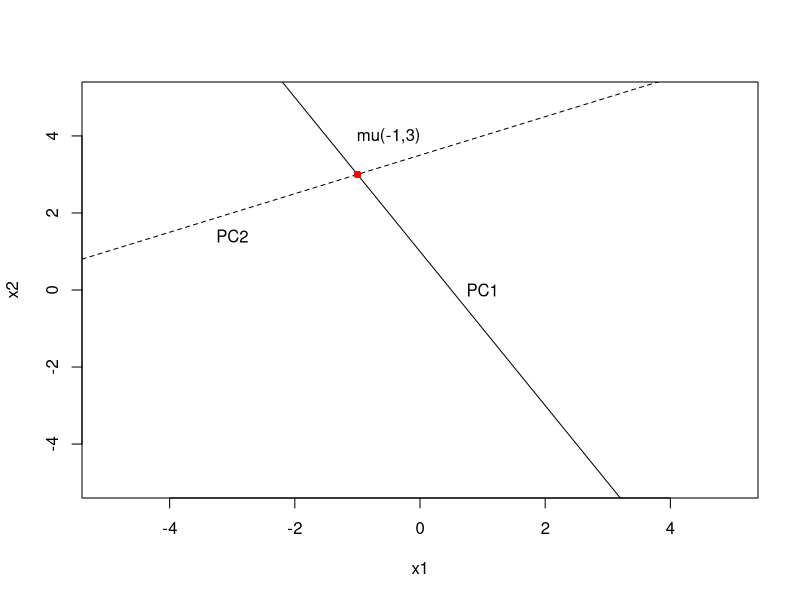
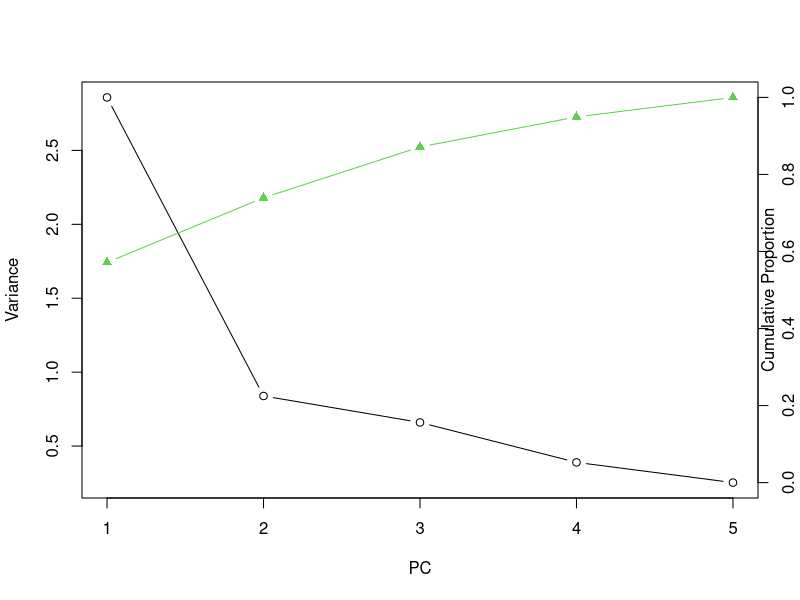

These charts were generated, in order, by the following R code:
## ---- chunk 1

## ---- chunk 2
mu = matrix(c(-1, 3), nrow = 2, ncol = 1)
cov_sig = matrix(c(2, -2, -2, 5), nrow = 2, ncol = 2)

values = eigen(cov_sig)$values
ev = eigen(cov_sig)$vectors

sd_pc <- sqrt(values)

pc1_axis <- ev[,1] * sd_pc[1]
pc2_axis <- ev[,2] * sd_pc[2]


# Calculate intercepts.
a  = mu[2] - ev[2,1]/ev[1,1]* mu[1]
b  = mu[2] - ev[2,2]/ev[1,2]* mu[1]


plot(1,type="n", xlim=c(-5,5),ylim=c(-5,5), xlab="x1", ylab="x2")
#Draw lines with intercepts a and b and slopes PC1 and PC2, respectively;
abline(a,ev[2,1]/ev[1,1])
abline(b,ev[2,2]/ev[1,2],lty=2)  
points(mu[1], mu[2], col='red', pch=16)
text(1, 0, 'PC1')
text(-3, 1.4, 'PC2')
text(mu[1]+0.5, mu[2]+1, 'mu(-1,3)')
## ---- chunk 3
company = read.table("company.DAT",header=T)
s = cov(company)

evec_s = eigen(s)$vectors
eval_s = eigen(s)$values
eval_s
evec_s
## ---- chunk 4
r = cor(company)
evec_r = eigen(r)$vectors
eval_r = eigen(r)$values
eval_r
evec_r
## ---- chunk 5
summary(company)
## ---- chunk 6
radio = read.table("radiotherapy.dat",header=T)
radio = radio[, 1:5]
summary(radio)
## ---- chunk 7
R = cor(radio)
PCs = eigen(R)$vectors
PCvar = eigen(R)$values
PCs
PCvar
## ---- chunk 8
x = c(1,2,3,4,5)
prop = cumsum(PCvar)/5
plot(x , PCvar, type='b', xlab="PC", ylab="Variance")
par(new = TRUE)                             # Add new plot
plot(x, prop, type = 'b', pch = 17, col = 3, ylim=c(0, 1), axes = FALSE, xlab = "", ylab = "")
axis(side = 4)#, at = pretty(range(prop)))
mtext("Cumulative Proportion", side = 4)
